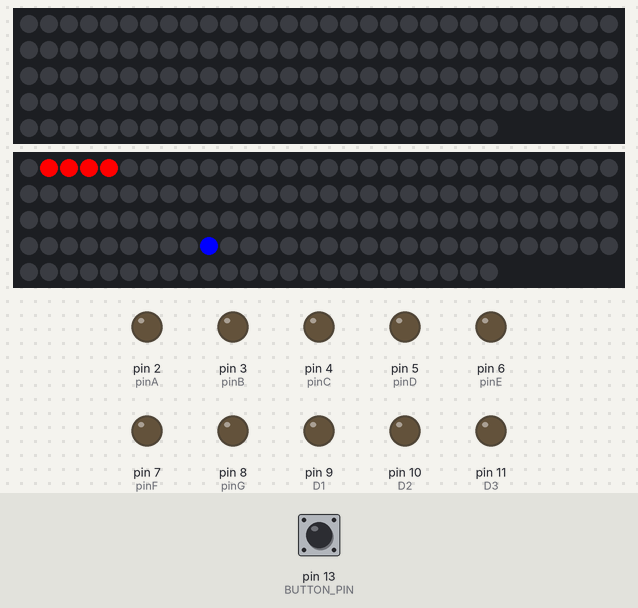
A sketch run on a simulated Arduino Uno, built with avr-gcc and run on an emulated ATmega328P. On the bench: 2 × 144 RGB LEDs in strip order, left to right, continuing on the next row, output pins drawn as LEDs (lit = HIGH). Inputs (shaded band) come from the test bench; at power-on: pin 13 (BUTTON_PIN) HIGH.

Above: at 1.2 s.

The sketch:

7_Segment_Display_Points_System.ino
```cpp
// BUTTON SETUP

#define BUTTON_PIN    13

// LED STRIP DECLARATIONS

#include <Adafruit_NeoPixel.h>

#define LED_Right         A5
#define LED_MRight        A4  // On Trinket or Gemma, suggest changing this to 1
#define LED_MLeft         A3  // Mid two currently being used
#define LED_Left          A2

// How many NeoPixels are attached to the Arduino?
#define NUMPIXELS 144 // Amount of LEDs Per Strip

Adafruit_NeoPixel rightMidStrip(NUMPIXELS, LED_MRight, NEO_GRBW + NEO_KHZ800);
Adafruit_NeoPixel leftMidStrip(NUMPIXELS, LED_MLeft, NEO_GRBW + NEO_KHZ800);

// 2 more NEOPIXEL led strips to be added called rightStrip and leftStrip
Adafruit_NeoPixel leftStrip(NUMPIXELS, LED_Left, NEO_GRBW + NEO_KHZ800);
Adafruit_NeoPixel rightStrip(NUMPIXELS, LED_Right, NEO_GRBW + NEO_KHZ800);

int pinA = 2;
int pinB = 3;
int pinC = 4;
int pinD = 5;
int pinE = 6;
int pinF = 7;
int pinG = 8;
int D1 = 9;
int D2 = 10;
int D3 = 11;
int D4 = 12;

// POINTS SCORE STORAGE
int points = 0;

// Current Position LED
bool leftMidEnabled = false;  // This is the starting strip, set to true in setup()
bool rightMidEnabled = false;
bool leftEnabled = false;
bool rightEnabled = false;

int enemyCount = 0;
bool enemy1;
bool enemy2;
bool enemy3;
bool enemy4;

// the setup routine  runs once when you press reset:
void setup() {
  // initialize  the digital pins as outputs.
  pinMode(pinA, OUTPUT);
  pinMode(pinB,  OUTPUT);
  pinMode(pinC, OUTPUT);
  pinMode(pinD, OUTPUT);
  pinMode(pinE, OUTPUT);
  pinMode(pinF, OUTPUT);
  pinMode(pinG,  OUTPUT);
  pinMode(D1, OUTPUT);
  pinMode(D2, OUTPUT);
  pinMode(D3,  OUTPUT);
  pinMode(D4, OUTPUT);


  rightMidStrip.begin(); // INITIALIZE NeoPixel strip object
  leftMidStrip.begin();

  rightMidStrip.clear();
  rightMidStrip.show();

  // Initialise Button With PIN
  pinMode(BUTTON_PIN, INPUT_PULLUP);

  leftMidEnabled = true;
  rightMidEnabled = false;

  enemy1 = true;
  enemy2 = true;
  enemy3 = true;
  enemy4 = true;

}

// the loop routine runs over  and over again forever:
void loop() {

  delay(100);
  rightMidStrip.clear(); // Reset LED Strips to 'off'
  leftMidStrip.clear();


  for(int i=NUMPIXELS; i>0; i--) {
    checkInput(i);
    if(rightMidEnabled){
      rightMidStrip.setPixelColor(i, rightMidStrip.Color(0, 255, 0, 0));

      // Lives
      rightMidStrip.setPixelColor(143, rightMidStrip.Color(0, 255, 0, 0));
      rightMidStrip.setPixelColor(142, rightMidStrip.Color(0, 255, 0, 0));
      rightMidStrip.setPixelColor(141, rightMidStrip.Color(0, 255, 0, 0));
      rightMidStrip.setPixelColor(140, rightMidStrip.Color(0, 255, 0, 0));

      // Enemies
      if (enemy1){
      rightMidStrip.setPixelColor(1, rightMidStrip.Color(255, 0, 0, 0));

      } if (enemy2){
      rightMidStrip.setPixelColor(2, rightMidStrip.Color(255, 0, 0, 0));

      } if(enemy3){
      rightMidStrip.setPixelColor(3, rightMidStrip.Color(255, 0, 0, 0));

      } if(enemy4){
      rightMidStrip.setPixelColor(4, rightMidStrip.Color(255, 0, 0, 0));

      }

      uint32_t nextPixelColor = rightMidStrip.getPixelColor(i+1); // Get the color of the next pixel

      if (nextPixelColor == rightMidStrip.Color(255, 0, 0)) { // Check if the next pixel is red
        // Do something if the next pixel is red
        enemyCount++;
        switch(enemyCount){
          case 1:
            enemy1 = false;
          break;
          case 2:
            enemy2 = false;
          break;
          case 3:
            enemy3 = false;
          break;
          case 4:
            enemy4 = false;
          break;
        }
      }

      rightMidStrip.show();

    } else {

    }

    if (leftMidEnabled) {
      leftMidStrip.setPixelColor(i, leftMidStrip.Color(0, 0, 255, 0));

      // Enemies
      leftMidStrip.setPixelColor(1, leftMidStrip.Color(255, 0, 0, 0));
      leftMidStrip.setPixelColor(2, leftMidStrip.Color(255, 0, 0, 0));
      leftMidStrip.setPixelColor(3, leftMidStrip.Color(255, 0, 0, 0));
      leftMidStrip.setPixelColor(4, leftMidStrip.Color(255, 0, 0, 0));

      leftMidStrip.show();
    } else{
      leftMidStrip.clear();
      leftMidStrip.show();
    }

    delay(10);
    rightMidStrip.clear();
    leftMidStrip.clear();
  }

  /*
  for(int i = 9; i > 0; i--){
    for(int j = 9; j > 0; j--){
      delay(200);
      setWritePosition(2);
      numberSelector(j);
      delay(200);
      setWritePosition(1);
      numberSelector(i);
    }
  }
  */

}

void setWritePosition(int pos){
  switch(pos){
    case 1:
      digitalWrite(D1, LOW);
      digitalWrite(D2,  HIGH);
      digitalWrite(D3, HIGH);
      digitalWrite(D4, HIGH);
      break;
    case 2:
      digitalWrite(D1, HIGH);
      digitalWrite(D2,  LOW);
      digitalWrite(D3, HIGH);
      digitalWrite(D4, HIGH);
      break;
    case 3:
      digitalWrite(D1, HIGH);
      digitalWrite(D2,  HIGH);
      digitalWrite(D3, LOW);
      digitalWrite(D4, HIGH);
      break;
    case 4:
      digitalWrite(D1, HIGH);
      digitalWrite(D2,  HIGH);
      digitalWrite(D3, HIGH);
      digitalWrite(D4, LOW);
      break;
  }
}

void numberSelector(int num){

  switch(num){
    case 0:
      zero();
      break;
    case 1:
      one();
      break;
    case 2:
      two();
      break;
    case 3:
      three();
      break;
    case 4:
      four();
      break;
    case 5:
      five();
      break;
    case 6:
      six();
      break;
    case 7:
      seven();
      break;
    case 8:
      eight();
      break;
    case 9:
      nine();
      break;
  }

}

void zero(){

  //writePosition(pos);

  //0
  digitalWrite(pinA,  HIGH);
  digitalWrite(pinB, HIGH);
  digitalWrite(pinC, HIGH);
  digitalWrite(pinD, HIGH);
  digitalWrite(pinE, HIGH);
  digitalWrite(pinF,  HIGH);
  digitalWrite(pinG, LOW);
}

void one(){

  //writePosition(pos);

  //1
  digitalWrite(pinA, LOW);
  digitalWrite(pinB, LOW);
  digitalWrite(pinC, LOW);
  digitalWrite(pinD,  LOW);
  digitalWrite(pinE, HIGH);
  digitalWrite(pinF, HIGH);
  digitalWrite(pinG, LOW);

}

void two(){

  //writePosition(pos);

  //2
  digitalWrite(pinA, HIGH);
  digitalWrite(pinB, HIGH);
  digitalWrite(pinC, LOW);
  digitalWrite(pinD,  HIGH);
  digitalWrite(pinE, HIGH);
  digitalWrite(pinF, LOW);
  digitalWrite(pinG, HIGH);
}

void three(){

  //writePosition(pos);

  //3
  digitalWrite(pinA, HIGH);
  digitalWrite(pinB, HIGH);
  digitalWrite(pinC, HIGH);
  digitalWrite(pinD,  HIGH);
  digitalWrite(pinE, LOW);
  digitalWrite(pinF, LOW);
  digitalWrite(pinG, HIGH);
}

void four(){

  //writePosition(pos);

  // 4
  digitalWrite(pinA, LOW);
  digitalWrite(pinB, HIGH);
  digitalWrite(pinC, HIGH);
  digitalWrite(pinD,  LOW);
  digitalWrite(pinE, LOW);
  digitalWrite(pinF, HIGH);
  digitalWrite(pinG, HIGH);

}

void five(){

  //writePosition(pos);

  // 5
  digitalWrite(pinA, HIGH);
  digitalWrite(pinB, LOW);
  digitalWrite(pinC, HIGH);
  digitalWrite(pinD,  HIGH);
  digitalWrite(pinE, LOW);
  digitalWrite(pinF, HIGH);
  digitalWrite(pinG, HIGH);
}

void six(){

  //writePosition(pos);

  // 6
  digitalWrite(pinA, HIGH);
  digitalWrite(pinB, LOW);
  digitalWrite(pinC, HIGH);
  digitalWrite(pinD,  HIGH);
  digitalWrite(pinE, HIGH);
  digitalWrite(pinF, HIGH);
  digitalWrite(pinG, HIGH);
}

void seven(){

  //writePosition(pos);

  // 7
  digitalWrite(pinA, HIGH);
  digitalWrite(pinB, HIGH);
  digitalWrite(pinC, HIGH);
  digitalWrite(pinD,  LOW);
  digitalWrite(pinE, LOW);
  digitalWrite(pinF, LOW);
  digitalWrite(pinG, LOW);

}

void eight(){

  //writePosition(pos);

  // 8
  digitalWrite(pinA, HIGH);
  digitalWrite(pinB, HIGH);
  digitalWrite(pinC, HIGH);
  digitalWrite(pinD,  HIGH);
  digitalWrite(pinE, HIGH);
  digitalWrite(pinF, HIGH);
  digitalWrite(pinG, HIGH);

}

void nine(){

  //writePosition(pos);

  // 9
  digitalWrite(pinA, HIGH);
  digitalWrite(pinB, HIGH);
  digitalWrite(pinC, HIGH);
  digitalWrite(pinD,  HIGH);
  digitalWrite(pinE, LOW);
  digitalWrite(pinF, HIGH);
  digitalWrite(pinG, HIGH);

}

// Button Press Checker

int checkInput(int idx) {
    Serial.println(digitalRead(BUTTON_PIN));

    byte buttonState, lastButtonState = HIGH; //Unpressed
    byte buttonState2, lastButtonState2 = HIGH;
    buttonState = digitalRead(BUTTON_PIN);

    if(digitalRead(BUTTON_PIN) == 0){
      Serial.println("Button Clicked");
    }

    if(buttonState != lastButtonState){
      Serial.println("Button Clicked");
      leftMidEnabled = false;
      rightMidEnabled = true;
      delay(20);
    }
}
```
